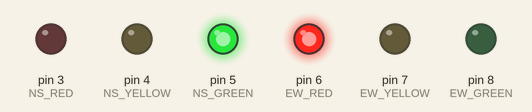
Simulated run of this sketch. Board: Arduino Uno, built with avr-gcc and run on an emulated ATmega328P. On the bench: output pins drawn as LEDs (lit = HIGH).

Above: at 3.5 s.
At 7.0 s:
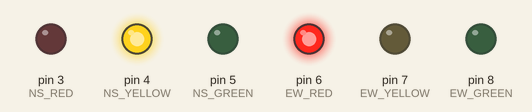
At 8.5 s:
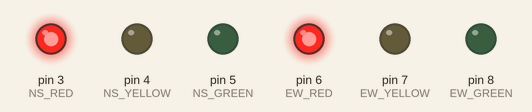
At 11.5 s:
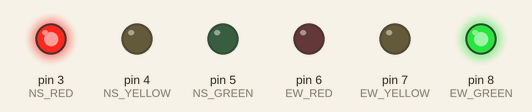
At 15.0 s:
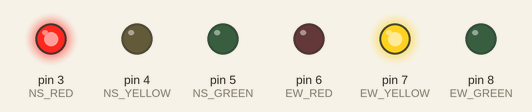
Timing chart, 0 to 21.8 s (numbered marks = the images above):
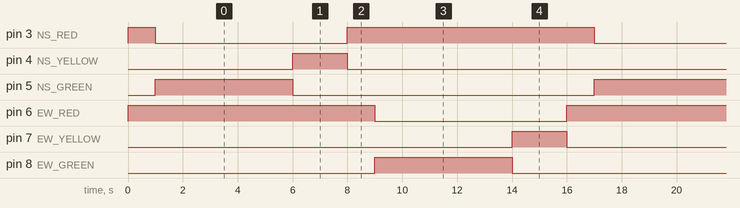

Measured:
- by itself, pin 3 (NS_RED), pin 6 (EW_RED): alternates HIGH for 9.0 s and LOW for 7.0 s
- by itself, pin 4 (NS_YELLOW), pin 7 (EW_YELLOW): alternates HIGH for 2.0 s and LOW for 14.0 s
- by itself, pin 5 (NS_GREEN), pin 8 (EW_GREEN): alternates HIGH for 5.0 s and LOW for 11.0 s

The sketch:

traffic_light_controller.ino
```cpp
/*
  Smart Traffic Management System
  Low-voltage LED prototype for two traffic approaches.
  For educational use only; not for real road signals.
*/

const int NS_RED = 3;
const int NS_YELLOW = 4;
const int NS_GREEN = 5;

const int EW_RED = 6;
const int EW_YELLOW = 7;
const int EW_GREEN = 8;

const unsigned long GREEN_TIME = 5000;
const unsigned long YELLOW_TIME = 2000;
const unsigned long ALL_RED_TIME = 1000;

void setLights(
  bool nsRed, bool nsYellow, bool nsGreen,
  bool ewRed, bool ewYellow, bool ewGreen
) {
  digitalWrite(NS_RED, nsRed);
  digitalWrite(NS_YELLOW, nsYellow);
  digitalWrite(NS_GREEN, nsGreen);

  digitalWrite(EW_RED, ewRed);
  digitalWrite(EW_YELLOW, ewYellow);
  digitalWrite(EW_GREEN, ewGreen);
}

void setup() {
  pinMode(NS_RED, OUTPUT);
  pinMode(NS_YELLOW, OUTPUT);
  pinMode(NS_GREEN, OUTPUT);

  pinMode(EW_RED, OUTPUT);
  pinMode(EW_YELLOW, OUTPUT);
  pinMode(EW_GREEN, OUTPUT);

  // Start safely with both approaches red.
  setLights(HIGH, LOW, LOW, HIGH, LOW, LOW);
  delay(ALL_RED_TIME);
}

void loop() {
  // North-South green; East-West red.
  setLights(LOW, LOW, HIGH, HIGH, LOW, LOW);
  delay(GREEN_TIME);

  // North-South yellow; East-West remains red.
  setLights(LOW, HIGH, LOW, HIGH, LOW, LOW);
  delay(YELLOW_TIME);

  // Both approaches red before switching.
  setLights(HIGH, LOW, LOW, HIGH, LOW, LOW);
  delay(ALL_RED_TIME);

  // East-West green; North-South red.
  setLights(HIGH, LOW, LOW, LOW, LOW, HIGH);
  delay(GREEN_TIME);

  // East-West yellow; North-South remains red.
  setLights(HIGH, LOW, LOW, LOW, HIGH, LOW);
  delay(YELLOW_TIME);

  // Both approaches red before repeating.
  setLights(HIGH, LOW, LOW, HIGH, LOW, LOW);
  delay(ALL_RED_TIME);
}
```
